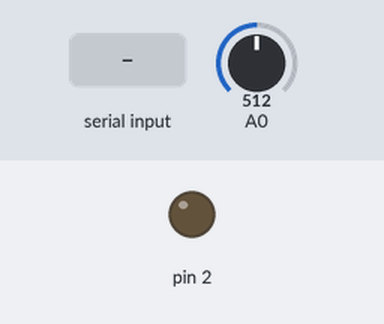
Simulated run of this sketch. Board: Arduino Uno, built with avr-gcc and run on an emulated ATmega328P. On the bench: output pins drawn as LEDs (lit = HIGH). The inputs (shaded band) are chosen by the test bench; at power-on: A0 = 512. What the sketch prints to the serial monitor is not drawn.

Above: at 1.2 s.
1.3 s: byte 1 (0x01) received over Serial
At 2.5 s:
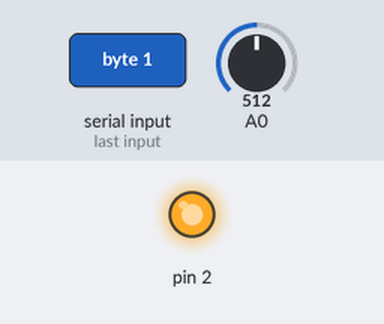
2.9 s: A0 set to 716
4.7 s: A0 set to 900
Timing chart, 0 to 7.7 s (numbered marks = the images above; inputs shaded):
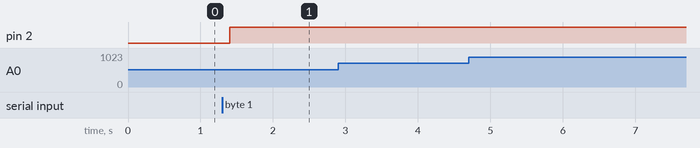

The sketch:

DFRobot_Bluno_Hello_World.ino
```cpp
// (licence header left out)
void setup() {
  Serial.begin(115200);

  pinMode(2, OUTPUT);
  pinMode(A0, INPUT);
}

void loop() {

  int sensorReading = analogRead(A0);

  byte buffer[3] = {0xAD,
                    (byte)sensorReading,
                    (byte)(sensorReading >> 8)
                   };

  Serial.write(buffer, sizeof(buffer));


  if (Serial.available())
  {

    byte cmd = Serial.read();

    if (cmd == 0x01) {

      digitalWrite(2, HIGH);
    }
    else if (cmd == 0x00) {

      digitalWrite(2, LOW);
    }
  }

  delay(200);
}
```

Measured:
- after the input at 1.3 s, pin 2: LOW → HIGH after 0.10 s
- after the input at 2.9 s, every drawn part: stays the same
- after the input at 4.7 s, every drawn part: stays the same
